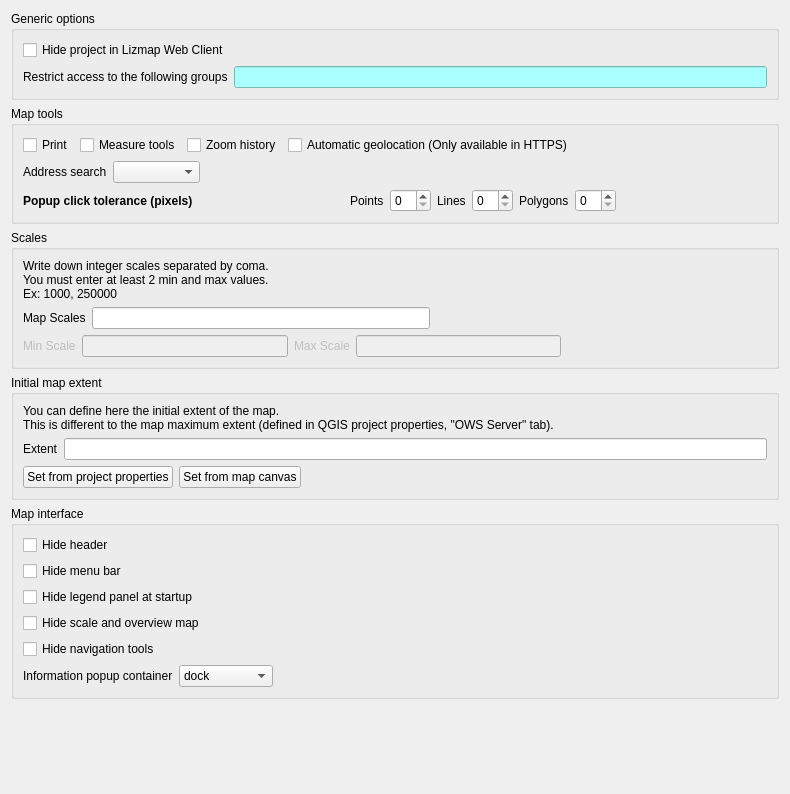
             <widget class="QWidget" name="scrollAreaWidgetContents">
              <property name="geometry">
               <rect>
                <x>0</x>
                <y>0</y>
                <width>790</width>
                <height>794</height>
               </rect>
              </property>
              <layout class="QVBoxLayout" name="verticalLayout_26">
               <item>
                <widget class="QGroupBox" name="gb_generalOptions">
                 <property name="title">
                  <string>Generic options</string>
                 </property>
                 <layout class="QVBoxLayout" name="verticalLayout_15">
                  <item>
                   <widget class="QCheckBox" name="cbHideProject">
                    <property name="text">
                     <string>Hide project in Lizmap Web Client</string>
                    </property>
                   </widget>
                  </item>
                  <item>
                   <layout class="QHBoxLayout" name="horizontalLayout_15">
                    <item>
                     <widget class="QLabel" name="label_54">
                      <property name="text">
                       <string>Restrict access to the following groups</string>
                      </property>
                     </widget>
                    </item>
                    <item>
                     <widget class="QLineEdit" name="inAcl">
                      <property name="toolTip">
                       <string>List of group id separated by comma. Leave empty if access is not restricted.</string>
                      </property>
                      <property name="styleSheet">
                       <string notr="true">background-color:rgb(170, 255, 255);</string>
                      </property>
                     </widget>
                    </item>
                   </layout>
                  </item>
                 </layout>
                </widget>
               </item>
               <item>
                <widget class="QGroupBox" name="gb_visibleTools">
                 <property name="title">
                  <string>Map tools</string>
                 </property>
                 <layout class="QVBoxLayout" name="verticalLayout_2">
                  <item>
                   <layout class="QHBoxLayout" name="horizontalLayout_6">
                    <item>
                     <widget class="QCheckBox" name="cbActivatePrint">
                      <property name="enabled">
                       <bool>true</bool>
                      </property>
                      <property name="text">
                       <string>Print</string>
                      </property>
                     </widget>
                    </item>
                    <item>
                     <widget class="QCheckBox" name="cbActivateMeasure">
                      <property name="enabled">
                       <bool>true</bool>
                      </property>
                      <property name="text">
                       <string>Measure tools</string>
                      </property>
                     </widget>
                    </item>
                    <item>
                     <widget class="QCheckBox" name="cbActivateZoomHistory">
                      <property name="enabled">
                       <bool>true</bool>
                      </property>
                      <property name="text">
                       <string>Zoom history</string>
                      </property>
                     </widget>
                    </item>
                    <item>
                     <widget class="QCheckBox" name="cbActivateGeolocation">
                      <property name="enabled">
                       <bool>true</bool>
                      </property>
                      <property name="text">
                       <string>Automatic geolocation (Only available in HTTPS)</string>
                      </property>
                     </widget>
                    </item>
                    <item>
                     <spacer name="horizontalSpacer_10">
                      <property name="orientation">
                       <enum>Qt::Horizontal</enum>
                      </property>
                      <property name="sizeHint" stdset="0">
                       <size>
                        <width>40</width>
                        <height>20</height>
                       </size>
                      </property>
                     </spacer>
                    </item>
                   </layout>
                  </item>
                  <item>
                   <layout class="QHBoxLayout" name="horizontalLayout_14">
                    <item>
                     <widget class="QLabel" name="label_19">
                      <property name="text">
                       <string>Address search</string>
                      </property>
                     </widget>
                    </item>
                    <item>
                     <widget class="QComboBox" name="liExternalSearch">
                      <item>
                       <property name="text">
                        <string/>
                       </property>
                      </item>
                      <item>
                       <property name="text">
                        <string>nominatim</string>
                       </property>
                      </item>
                      <item>
                       <property name="text">
                        <string>google</string>
                       </property>
                      </item>
                      <item>
                       <property name="text">
                        <string>ign</string>
                       </property>
                      </item>
                     </widget>
                    </item>
                    <item>
                     <spacer name="horizontalSpacer_7">
                      <property name="orientation">
                       <enum>Qt::Horizontal</enum>
                      </property>
                      <property name="sizeHint" stdset="0">
                       <size>
                        <width>40</width>
                        <height>20</height>
                       </size>
                      </property>
                     </spacer>
                    </item>
                   </layout>
                  </item>
                  <item>
                   <layout class="QHBoxLayout" name="horizontalLayout_30">
                    <item>
                     <widget class="QLabel" name="label_68">
                      <property name="font">
                       <font>
                        <weight>75</weight>
                        <bold>true</bold>
                       </font>
                      </property>
                      <property name="styleSheet">
                       <string notr="true"/>
                      </property>
                      <property name="text">
                       <string>Popup click tolerance (pixels)</string>
                      </property>
                     </widget>
                    </item>
                    <item>
                     <spacer name="horizontalSpacer_31">
                      <property name="orientation">
                       <enum>Qt::Horizontal</enum>
                      </property>
                      <property name="sizeHint" stdset="0">
                       <size>
                        <width>40</width>
                        <height>20</height>
                       </size>
                      </property>
                     </spacer>
                    </item>
                    <item>
                     <widget class="QLabel" name="label_70">
                      <property name="text">
                       <string>Points</string>
                      </property>
                     </widget>
                    </item>
                    <item>
                     <widget class="QSpinBox" name="inPointTolerance">
                      <property name="styleSheet">
                       <string notr="true"/>
                      </property>
                     </widget>
                    </item>
                    <item>
                     <widget class="QLabel" name="label_69">
                      <property name="text">
                       <string>Lines</string>
                      </property>
                     </widget>
                    </item>
                    <item>
                     <widget class="QSpinBox" name="inLineTolerance">
                      <property name="styleSheet">
                       <string notr="true"/>
                      </property>
                     </widget>
                    </item>
                    <item>
                     <widget class="QLabel" name="label_72">
                      <property name="text">
                       <string>Polygons</string>
                      </property>
                     </widget>
                    </item>
                    <item>
                     <widget class="QSpinBox" name="inPolygonTolerance">
                      <property name="styleSheet">
                       <string notr="true"/>
                      </property>
                     </widget>
                    </item>
                    <item>
                     <spacer name="horizontalSpacer_32">
                      <property name="orientation">
                       <enum>Qt::Horizontal</enum>
                      </property>
                      <property name="sizeHint" stdset="0">
                       <size>
                        <width>40</width>
                        <height>20</height>
                       </size>
                      </property>
                     </spacer>
                    </item>
                   </layout>
                  </item>
                 </layout>
                </widget>
               </item>
               <item>
                <widget class="QGroupBox" name="gb_Scales">
                 <property name="styleSheet">
                  <string notr="true"/>
                 </property>
                 <property name="title">
                  <string>Scales</string>
                 </property>
                 <layout class="QGridLayout" name="gridLayout_3">
                  <item row="2" column="0">
                   <layout class="QHBoxLayout" name="horizontalLayout_11">
                    <item>
                     <widget class="QLabel" name="label_13">
                      <property name="enabled">
                       <bool>false</bool>
                      </property>
                      <property name="text">
                       <string>Min Scale</string>
                      </property>
                     </widget>
                    </item>
                    <item>
                     <widget class="QLineEdit" name="inMinScale">
                      <property name="enabled">
                       <bool>false</bool>
                      </property>
                      <property name="inputMethodHints">
                       <set>Qt::ImhDigitsOnly</set>
                      </property>
                      <property name="maxLength">
                       <number>10</number>
                      </property>
                     </widget>
                    </item>
                    <item>
                     <widget class="QLabel" name="label_14">
                      <property name="enabled">
                       <bool>false</bool>
                      </property>
                      <property name="text">
                       <string>Max Scale</string>
                      </property>
                     </widget>
                    </item>
                    <item>
                     <widget class="QLineEdit" name="inMaxScale">
                      <property name="enabled">
                       <bool>false</bool>
                      </property>
                     </widget>
                    </item>
                    <item>
                     <spacer name="horizontalSpacer_8">
                      <property name="orientation">
                       <enum>Qt::Horizontal</enum>
                      </property>
                      <property name="sizeHint" stdset="0">
                       <size>
                        <width>40</width>
                        <height>20</height>
                       </size>
                      </property>
                     </spacer>
                    </item>
                   </layout>
                  </item>
                  <item row="0" column="0">
                   <widget class="QLabel" name="label_17">
                    <property name="text">
                     <string>Write down integer scales separated by coma.
You must enter at least 2 min and max values.
Ex: 1000, 250000</string>
                    </property>
                   </widget>
                  </item>
                  <item row="1" column="0">
                   <layout class="QHBoxLayout" name="horizontalLayout_5">
                    <item>
                     <widget class="QLabel" name="label_15">
                      <property name="text">
                       <string>Map Scales</string>
                      </property>
                     </widget>
                    </item>
                    <item>
                     <widget class="QLineEdit" name="inMapScales">
                      <property name="inputMethodHints">
                       <set>Qt::ImhDigitsOnly</set>
                      </property>
                     </widget>
                    </item>
                    <item>
                     <spacer name="horizontalSpacer_11">
                      <property name="orientation">
                       <enum>Qt::Horizontal</enum>
                      </property>
                      <property name="sizeHint" stdset="0">
                       <size>
                        <width>40</width>
                        <height>20</height>
                       </size>
                      </property>
                     </spacer>
                    </item>
                   </layout>
                  </item>
                 </layout>
                </widget>
               </item>
               <item>
                <widget class="QGroupBox" name="gb_extent">
                 <property name="title">
                  <string>Initial map extent</string>
                 </property>
                 <layout class="QVBoxLayout" name="verticalLayout_11">
                  <item>
                   <widget class="QLabel" name="label_23">
                    <property name="text">
                     <string>You can define here the initial extent of the map.
This is different to the map maximum extent (defined in QGIS project properties, &quot;OWS Server&quot; tab).</string>
                    </property>
                   </widget>
                  </item>
                  <item>
                   <layout class="QHBoxLayout" name="horizontalLayout_20">
                    <item>
                     <widget class="QLabel" name="label_24">
                      <property name="text">
                       <string>Extent</string>
                      </property>
                     </widget>
                    </item>
                    <item>
                     <widget class="QLineEdit" name="inInitialExtent">
                      <property name="readOnly">
                       <bool>true</bool>
                      </property>
                     </widget>
                    </item>
                   </layout>
                  </item>
                  <item>
                   <layout class="QHBoxLayout" name="horizontalLayout_19">
                    <item>
                     <widget class="QPushButton" name="btSetExtentFromProject">
                      <property name="text">
                       <string>Set from project properties</string>
                      </property>
                     </widget>
                    </item>
                    <item>
                     <widget class="QPushButton" name="btSetExtentFromCanvas">
                      <property name="text">
                       <string>Set from map canvas</string>
                      </property>
                     </widget>
                    </item>
                    <item>
                     <spacer name="horizontalSpacer_17">
                      <property name="orientation">
                       <enum>Qt::Horizontal</enum>
                      </property>
                      <property name="sizeHint" stdset="0">
                       <size>
                        <width>40</width>
                        <height>20</height>
                       </size>
                      </property>
                     </spacer>
                    </item>
                   </layout>
                  </item>
                 </layout>
                </widget>
               </item>
               <item>
                <widget class="QGroupBox" name="gb_interface">
                 <property name="title">
                  <string>Map interface</string>
                 </property>
                 <layout class="QVBoxLayout" name="verticalLayout_18">
                  <item>
                   <widget class="QCheckBox" name="cbHideHeader">
                    <property name="text">
                     <string>Hide header</string>
                    </property>
                   </widget>
                  </item>
                  <item>
                   <widget class="QCheckBox" name="cbHideMenu">
                    <property name="text">
                     <string>Hide menu bar</string>
                    </property>
                   </widget>
                  </item>
                  <item>
                   <widget class="QCheckBox" name="cbHideLegend">
                    <property name="text">
                     <string>Hide legend panel at startup</string>
                    </property>
                   </widget>
                  </item>
                  <item>
                   <widget class="QCheckBox" name="cbHideOverview">
                    <property name="text">
                     <string>Hide scale and overview map</string>
                    </property>
                   </widget>
                  </item>
                  <item>
                   <widget class="QCheckBox" name="cbHideNavbar">
                    <property name="text">
                     <string>Hide navigation tools</string>
                    </property>
                   </widget>
                  </item>
                  <item>
                   <layout class="QHBoxLayout" name="horizontalLayout_29">
                    <item>
                     <widget class="QLabel" name="label_65">
                      <property name="styleSheet">
                       <string notr="true"/>
                      </property>
                      <property name="text">
                       <string>Information popup container</string>
                      </property>
                     </widget>
                    </item>
                    <item>
                     <widget class="QComboBox" name="liPopupContainer">
                      <item>
                       <property name="text">
                        <string>dock</string>
                       </property>
                      </item>
                      <item>
                       <property name="text">
                        <string>minidock</string>
                       </property>
                      </item>
                      <item>
                       <property name="text">
                        <string>map</string>
                       </property>
                      </item>
                      <item>
                       <property name="text">
                        <string>bottomdock</string>
                       </property>
                      </item>
                      <item>
                       <property name="text">
                        <string>right-dock</string>
                       </property>
                      </item>
                     </widget>
                    </item>
                    <item>
                     <spacer name="horizontalSpacer">
                      <property name="orientation">
                       <enum>Qt::Horizontal</enum>
                      </property>
                      <property name="sizeHint" stdset="0">
                       <size>
                        <width>40</width>
                        <height>20</height>
                       </size>
                      </property>
                     </spacer>
                    </item>
                   </layout>
                  </item>
                 </layout>
                </widget>
               </item>
               <item>
                <spacer name="verticalSpacer">
                 <property name="orientation">
                  <enum>Qt::Vertical</enum>
                 </property>
                 <property name="sizeHint" stdset="0">
                  <size>
                   <width>20</width>
                   <height>40</height>
                  </size>
                 </property>
                </spacer>
               </item>
              </layout>
             </widget>
